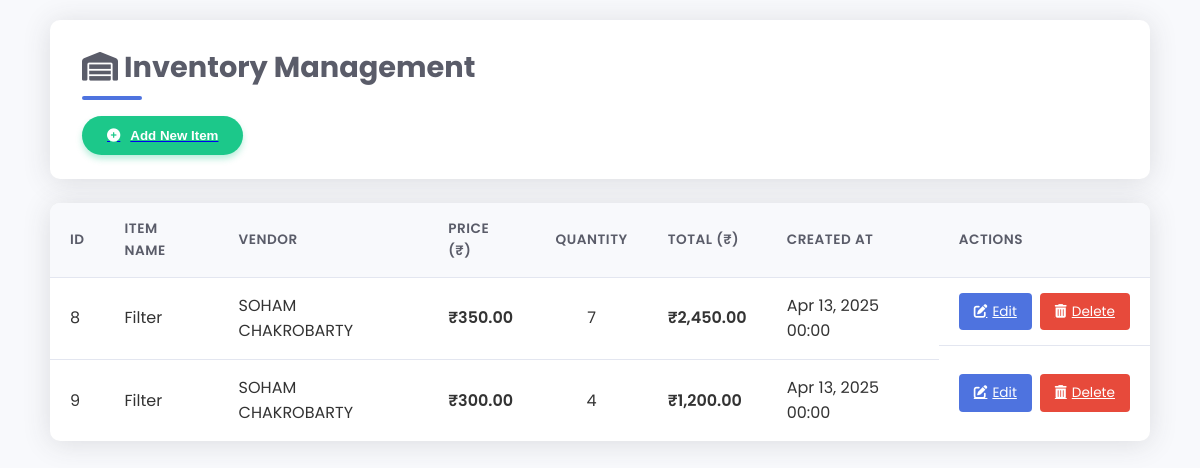
/php/inventory_show.php, run on the app's committed database.
### tables this page shows
CREATE TABLE `inventory` (
  `id` int(11) NOT NULL,
  `product_name` varchar(255) DEFAULT NULL,
  `price` decimal(10,2) DEFAULT NULL,
  `quantity` int(11) DEFAULT NULL,
  `vendor_name` varchar(255) DEFAULT NULL,
  `total_price` decimal(10,2) DEFAULT NULL,
  `date_time` varchar(10) NOT NULL DEFAULT current_timestamp()
);

### php/inventory_show.php (the view, shortened to what this page needs)
<?php
$host = "localhost";
$username = "root";
$password = "";
$database = "final";
$conn = new mysqli($host, $username, $password, $database);
if (isset($_GET['search'])) {
    $search = $_GET['search'];
    $sql = "SELECT * FROM inventory WHERE product_name LIKE '%$search%'";
} else {
    $sql = "SELECT * FROM inventory";
}
$result = $conn->query($sql);
?>
<!DOCTYPE html>
<html lang="en">
<head>
    <link rel="stylesheet" href="https://cdnjs.cloudflare.com/ajax/libs/font-awesome/6.4.0/css/all.min.css">
</head>
<body>
    <div class="container fade-in">
        <div class="header">
            <h2><i class="fas fa-warehouse"></i> Inventory Management</h2>
            <a href="inventory_form.php">
                <button class="add-btn"><i class="fas fa-plus-circle"></i> Add New Item</button>
            </a>
        </div>
        <div class="table-container">
            <table>
                <thead>
                    <tr>
                        <th>ID</th>
                        <th>Item Name</th>
                        <th>Vendor</th>
                        <th>Price (₹)</th>
                        <th class="quantity-column">Quantity</th>
                        <th>Total (₹)</th>
                        <th>Created At</th>
                        <th>Actions</th>
                    </tr>
                </thead>
                <tbody>
                <?php if ($result && $result->num_rows > 0): ?>
                    <?php while($row = $result->fetch_assoc()): ?>
                        <tr class="item-row">
                            <td><?php echo $row["id"]; ?></td>
                            <td><?php echo htmlspecialchars($row["product_name"]); ?></td>
                            <td><?php echo htmlspecialchars($row["vendor_name"]); ?></td>
                            <td class="price-column">₹<?php echo number_format($row["price"], 2); ?></td>
                            <td class="quantity-column"><?php echo $row["quantity"]; ?></td>
                            <td class="total-column">₹<?php echo number_format($row["total_price"], 2); ?></td>
                            <td><?php echo date('M d, Y H:i', strtotime($row["date_time"])); ?></td>
                            <td class="actions">
                                <a href="edit_inventory.php?id=<?php echo $row['id']; ?>" class="btn-edit">
                                    <i class="fas fa-edit"></i> Edit
                                </a>
                                <a href="delete_inventory.php?id=<?php echo $row['id']; ?>" class="btn-delete" onclick="return confirmDelete(<?php echo $row['id']; ?>);">
                                    <i class="fas fa-trash-alt"></i> Delete
                                </a>
                            </td>
                        </tr>
                    <?php endwhile; ?>
                <?php endif; ?>
                </tbody>
            </table>
        </div>
    </div>
</body>
</html>

### php/inventory_show.php (style rules this page uses)
:root { --primary-color: #4e73df; --secondary-color: #1cc88a; --danger-color: #e74a3b; --dark-color: #5a5c69; --light-color: #f8f9fc; --border-color: #e3e6f0; --hover-color: #2e59d9; }
* { margin: 0; padding: 0; box-sizing: border-box; }
body { font-family: 'Poppins', sans-serif; background-color: #f8f9fc; color: #333; line-height: 1.6; }
.container { width: 95%; max-width: 1400px; margin: 0 auto; padding: 20px; }
.header { background-color: white; padding: 1.5rem 2rem; border-radius: 10px; box-shadow: 0 0.15rem 1.75rem 0 rgba(58, 59, 69, 0.15); margin-bottom: 1.5rem; transition: transform 0.3s ease; }
h2 { color: var(--dark-color); font-size: 1.8rem; margin-bottom: 1rem; position: relative; padding-bottom: 10px; }
h2:after { content: ""; position: absolute; left: 0; bottom: 0; width: 60px; height: 4px; background: var(--primary-color); border-radius: 2px; }
.add-btn { background-color: var(--secondary-color); color: white; border: none; padding: 12px 25px; border-radius: 50px; cursor: pointer; font-weight: 600; display: flex; align-items: center; gap: 10px; transition: all 0.3s ease; box-shadow: 0 4px 6px rgba(28, 200, 138, 0.3); }
.table-container { background-color: white; border-radius: 10px; box-shadow: 0 0.15rem 1.75rem 0 rgba(58, 59, 69, 0.15); overflow: hidden; margin-top: 1.5rem; transition: all 0.3s ease; }
table { border-collapse: collapse; width: 100%; margin: 0; }
th, td { padding: 15px 20px; text-align: left; border-bottom: 1px solid var(--border-color); }
th { background-color: var(--light-color); color: var(--dark-color); font-weight: 600; text-transform: uppercase; font-size: 0.85rem; letter-spacing: 0.5px; }
tr { transition: background-color 0.2s; }
tr:last-child td { border-bottom: none; }
.actions { display: flex; gap: 8px; }
.btn-edit, .btn-delete { color: white; border: none; padding: 8px 15px; border-radius: 4px; cursor: pointer; font-size: 0.85rem; display: inline-flex; align-items: center; gap: 5px; transition: all 0.2s; }
.btn-edit { background-color: #4e73df; }
.btn-delete { background-color: #e74a3b; }
.price-column, .total-column { font-weight: 600; }
.quantity-column { text-align: center; }

### data on the page
inventory: id "8", product_name "Filter", vendor_name "SOHAM CHAKROBARTY", price "350.00", quantity "7", total_price "2,450.00", date_time "Apr 13, 2025 00:00"
inventory: id "9", product_name "Filter", vendor_name "SOHAM CHAKROBARTY", price "300.00", quantity "4", total_price "1,200.00", date_time "Apr 13, 2025 00:00"
